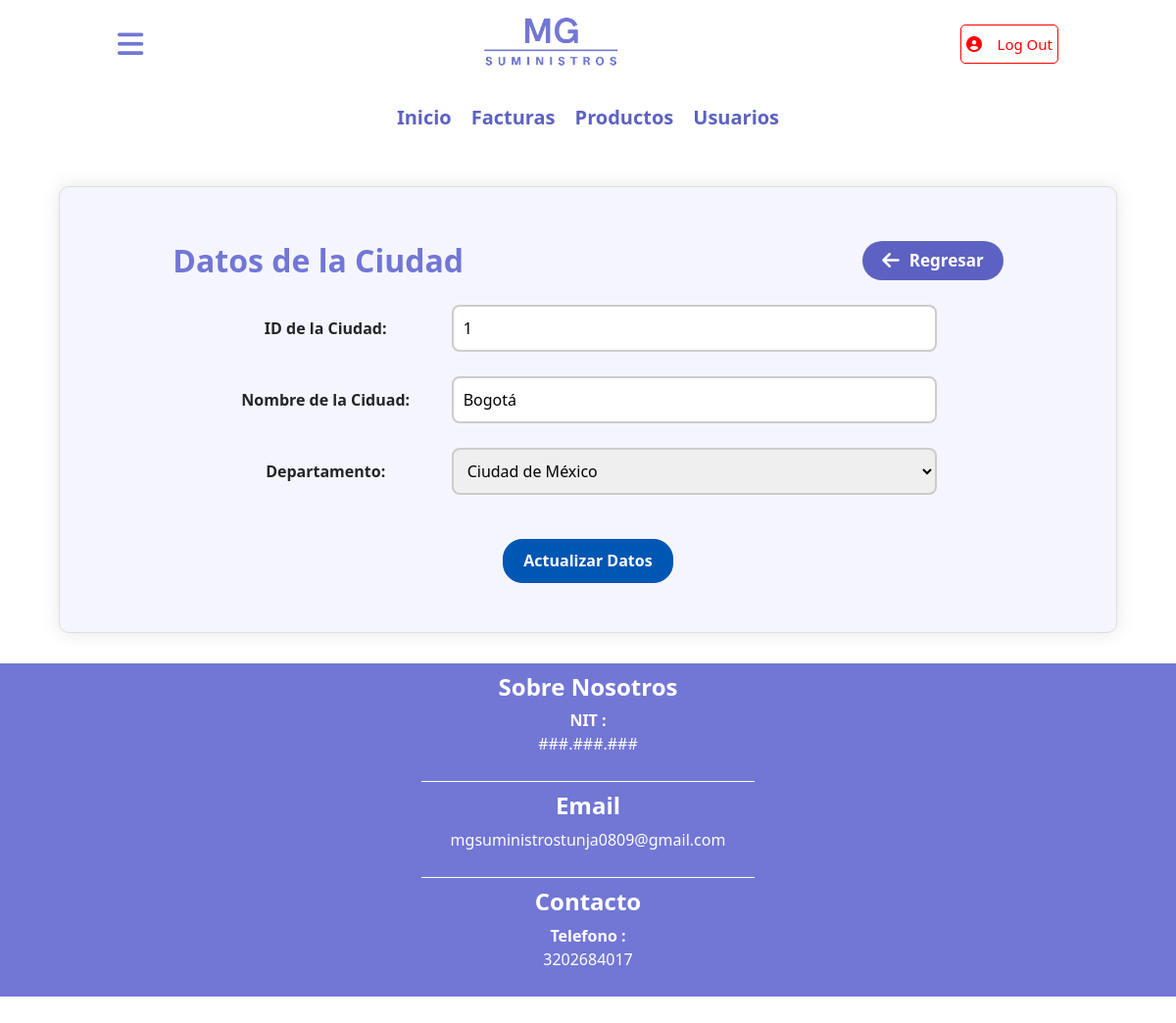
Screenshot of /ciudad/update.php?ACTUALIZAR=1 (signed in) with the database file from the repository.
### tables this page shows
CREATE TABLE `ciudad` (
  `id_ciudad` int(11) NOT NULL,
  `nombre` varchar(30) NOT NULL,
  `id_departamento` int(11) NOT NULL
);

CREATE TABLE `departamento` (
  `id_departamento` int(11) NOT NULL,
  `nombre` varchar(30) NOT NULL,
  `id_pais` int(11) NOT NULL
);

### ciudad/update.php (the view, shortened to what this page needs)
<!DOCTYPE html>
<html lang="en">
<head>
    <link href="https://cdn.jsdelivr.net/npm/bootstrap@5.3.3/dist/css/bootstrap.min.css"
          rel="stylesheet"
>
    <link rel="stylesheet" href="../CSS/styles.css">
</head>
<body>
    <?php require_once('../config/database.php');?>
    <?php include('../temp/header.php') ?>
    <?php include('../temp/contenido.php')?>
    <?php
      if (isset($_GET['ACTUALIZAR'])) {
          $editar_id = $_GET['ACTUALIZAR'];
          $consulta = "SELECT ciudad.id_ciudad, ciudad.nombre, departamento.id_departamento, departamento.nombre AS departamento
            FROM ciudad
            INNER JOIN departamento ON ciudad.id_departamento = departamento.id_departamento
            WHERE id_ciudad = '$editar_id'";
          $ejecutar = mysqli_query($conexion, $consulta) or die(mysqli_error($conexion));
          $fila = mysqli_fetch_assoc($ejecutar);
          $id_ciudad = $fila['id_ciudad'];
          $nom = $fila['nombre'];
          $departamento = $fila['departamento'];
      }
    ?>
    <form name="update" method="POST" action="">
      <fieldset>
        <legend id="titulo-form">
            <h2>Datos de la Ciudad</h2>
            <a href="select.php" id="btn-insertar">
                <i class="fa-solid fa-arrow-left"></i>
                <p>Regresar</p>
            </a>
        </legend>
        <div class="inputs-formularios">
            <label for="txt_idrol">ID de la Ciudad:</label>
            <input type="text" name="txt_idrol" value="<?php echo $id_ciudad; ?>" readonly>
        </div>
        <div class="inputs-formularios">
            <label for="txt_nombre">Nombre de la Ciduad:</label>
            <input type="text" name="txt_nombre" value="<?php echo $nom; ?>" required>
        </div>
        <div class="inputs-formularios">
                    <label>Departamento:</label>
                    <select class="select-formularios" name="txtdepartamento" required>
                        <option value="<?php echo $id_pais; ?>"><?php echo $departamento; ?></option>
                    </select>
        </div>
        <div class="input-guardar-fomrularios">
            <input type="submit" name="actualizar" value="Actualizar Datos">
        </div>
      </fieldset>
    </form>
    <?php include('../temp/footer.php');?>
</body>
</html>

### CSS/styles.css (style rules this page uses)
body { margin: 0; font-family:'Segoe UI', Tahoma, Geneva, Verdana, sans-serif; font-weight: 400px; }
#contenido form { text-align: center; align-items: center; background-color: #F5F5FF ; border-radius:10px ; box-shadow: 0 0 20px rgba(0, 0, 0,0.1); width: 90%; margin: auto; }
fieldset { border: 1px solid #ddd; border-radius: 10px; padding: 30px; overflow-x: auto; -webkit-overflow-scrolling: touch; }
#titulo-form { font-weight: bold; display: flex; justify-content: center; align-items: center; gap: 40%; width: 100%; margin: 25px auto; }
#titulo-form h2 { color: #7277D5; font-weight: bold; text-align: left; margin-bottom: 20px; line-height: 1; margin: 0; }
#btn-insertar { background-color: #5D62C2; color: white; font-weight: bold; display: flex; justify-content: center; align-items: center; gap: 10px; text-decoration: none; border: none; border-radius: 20px; padding: 8px 20px; height: 40px; width: auto; cursor: pointer; transition: all 0.2s ease; margin: 0; }
#btn-insertar p { margin: 0; font-size: 17px; }
#btn-insertar i { font-size: 20px; }
.inputs-formularios { width: 70%; display: flex; justify-content: center; gap: 40px; margin: 25px auto; align-items: center; font-weight: bold; }
.inputs-formularios label { width: 25%; }
.inputs-formularios input[type="text"] { border: 2px solid #ccc; width: 70%; padding: 10px; border-radius: 8px; font: inherit; transition: all 0.3s ease; caret-color: #7277D5; font-weight: lighter; }
.select-formularios { border: 2px solid #ccc; width: 70%; padding: 10px; border-radius: 8px; font: inherit; transition: all 0.3s ease; font-weight: lighter; cursor: pointer; }
.input-guardar-fomrularios input { background-color: #0056b3; color: white; border-radius: 20px; border: 1px solid #0056b3; padding: 5px 20px; width: auto; height: 45px; margin: 20px; transition: all 0.2s ease-in-out; font-weight: bold; }

### rows the page displays
ciudad: txt_idrol "1", txt_nombre "Bogotá", txtdepartamento "Ciudad de México"
